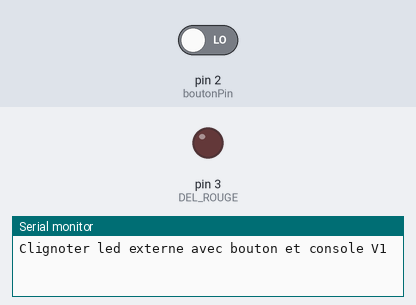
This program was run on a simulated Arduino Uno, built with avr-gcc and run on an emulated ATmega328P. Parts: output pins drawn as LEDs (lit = HIGH), the last lines printed to the serial monitor. Dashed ring = blinking. The inputs (shaded band) are chosen by the test bench; at power-on: pin 2 (boutonPin) LOW.

Above: at 1.2 s.
1.3 s: pin 2 (boutonPin) driven HIGH
At 1.45 s:
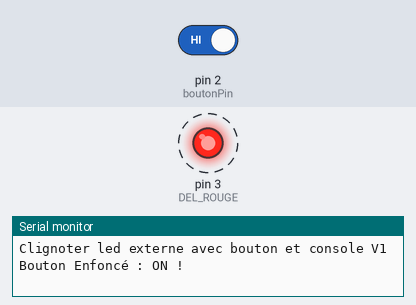
4.3 s: pin 2 (boutonPin) driven LOW
At 5.1 s:
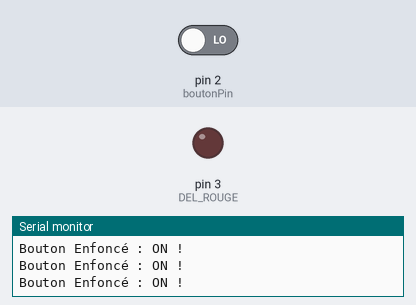
Timing chart, 0 to 7.3 s (numbered marks = the images above; inputs shaded):
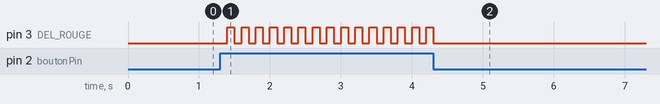

The program:

main.cpp
```cpp
#include <Arduino.h>
/*
   -----------------------------------------------------------------------
   Projet:         Introduction à Arduino
   Nom du fichier: allumer LED avec bouton (momentary) V1.ino
   Auteur:         Alain Boudreault, Robert Turenne
   Date:           2021.08.13
   -----------------------------------------------------------------------
   Description:    Petit programme qui allume la DEL intégrée au
                   module Arduino Uno sur une broche (pin). Un bouton est placé
                   sur une autre broche
   -----------------------------------------------------------------------
   M-A-J:
   AB2021.07.26 - Modification du délai ON/OFF
   RT-21.8.13   - Version avec bouton
   -----------------------------------------------------------------------
*/


// Les MACROs sont définies au début du programme, avant toutes fonctions!
// La convention dicte de les nommer avec des caractères MAJUSCULES
#define DEL_ROUGE 3       // La broche de la DEL du projet
//#define BOUTON_PIN    2 // La broche pour le bouton (voir plus bas pour la mise en commentaire)
#define ALLUMER   1
#define ETEINDRE  0
#define DELAI    100     // Le délai de transition entre ON/OFF de la DEL

/*
  faire attention au branchement des pin 2 et 3. Les connecteurs D ont accès à 2 pins en général.
  Celle qui est à l'extérieure est souvent celle qui sera connectée dans notre montagne. Ainsi,
  le connecteur D2 présente les pin 2 et 3, mais la pin 2 est à l'extérieur.
*/

// Les variables et dans certains cas, les constantes, sont définies au début du programme,
// après les macros, avant toute fonction.
// La convention est de commencer en minuscules et mettre un majuscule au début de chaque nouveau mot
// Notez qu'on peut aussi utiliser des constantes, similaires au #define, par exemple:
const int boutonPin = 2;
// On pourrait être confus quant à l'utilisation de la mémoire, limitée dans le Arduino, entre #define et "const int".
// mais dans la plupart des cas, l'utilisation de la mémoire est identique.
// voir https://forum.arduino.cc/t/the-difference-between-define-and-const/65169/16 à partir de l'intervention #18
// ou https://www.baldengineer.com/const-vs-define-when-do-you-them-and-why.html
// Mais on doit absolument utiliser la notation Arduino pour les variables, par exemple:
int boutonEnfonce = 0; //indicateur pour  le bouton. = 1 si enfoncé

// DÉBUT du code -->

// Cette fonction sera exécutée une seule fois, au démarrage du programme.
// Elle sert à renseigner, entre autre, la fonction des différentes
// broches du MCU.
void setup()
{
  // TOUJOURS initialiser TOUTES LES PINS UTILISÉES
  // Note:  Elles conserveront leur état durant toute la durée de l'application,
  //        incluant dans les autres fonctions.
  pinMode(DEL_ROUGE, OUTPUT); // LED Externe
  pinMode(boutonPin, INPUT);  // bouton

// Initialiser (préparer) le port série (avec le USB) à une certaine vitesse
// L'instruction indiquera au compilateur d'intégrer le code nécessaire (invisible pour nous)
// La vitesse (ici 9600 bps - bits par secondes) doit être la même sur la console
  Serial.begin(9600);
  Serial.println("Clignoter led externe avec bouton et console V1"); // Imprimer sur la console
}

// Cette section est exécutée en boucle pour toujours
void loop()
{
  //lecture de la pin digitale: les valeurs peuvent seulement être 0 ou 1
  boutonEnfonce = digitalRead(boutonPin);

  if (boutonEnfonce == 1) // Ne pas oublier le double ==
  // Il est aussi possible d'écrire:
  //  if (boutonEnfonce == HIGH), if (boutonEnfonce == TRUE), if (boutonEnfonce)
  {
    Serial.println("Bouton Enfoncé : ON !");
    delay(100); //délais avant d'allumer la LED
    digitalWrite(DEL_ROUGE, HIGH);
    delay(100);
    digitalWrite(DEL_ROUGE, LOW);
  } else
  {
    //Serial.print(boutonPese);
    digitalWrite(DEL_ROUGE, LOW);
  }
}
```

Measured:
- after the input at 1.3 s, pin 3 (DEL_ROUGE): alternates HIGH for 0.10 s and LOW for 0.10 s, starting after 0.10 s
- after the input at 4.3 s, pin 3 (DEL_ROUGE): goes on until 4.3 s, then stays LOW
